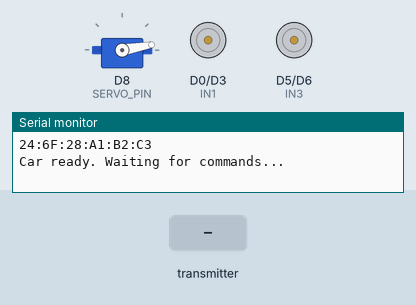
This sketch was run on a simulated ESP8266 (NodeMCU). On the bench: servo, motor-driver pin pairs drawn as motors (green arrow = first pin HIGH = forward, orange = second pin HIGH = backward, longer = more drive, scaled by the enable pin), the last lines printed to the serial monitor. Inputs (shaded band) come from the test bench.

Above: at 1.2 s.
1.3 s: the transmitter starts sending throttle = 256
At 2.0 s:
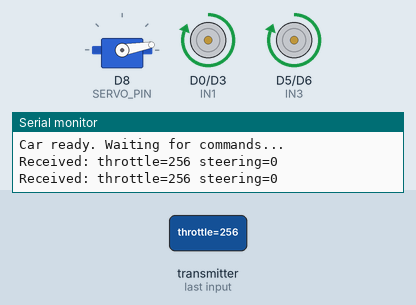
2.8 s: the transmitter starts sending steering = 256
At 3.4 s:
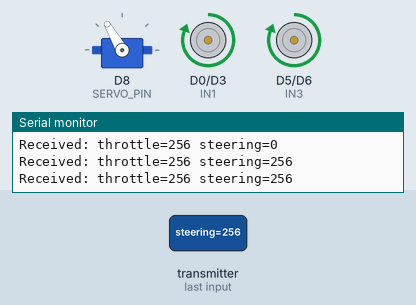
4.3 s: the transmitter starts sending throttle = 0
At 4.7 s:
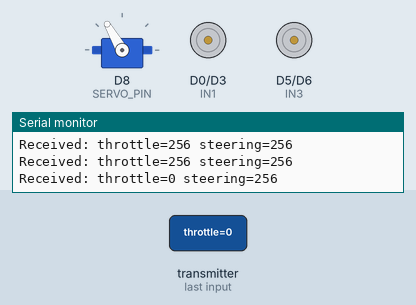
5.8 s: the transmitter starts sending throttle = 512
At 7.0 s:
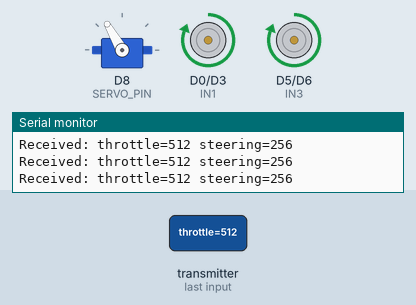
7.3 s: the transmitter starts sending steering = 0
At 8.6 s:
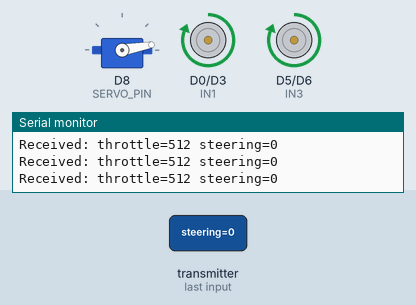
Timing chart, 0 to 9.8 s (numbered marks = the images above; inputs shaded):
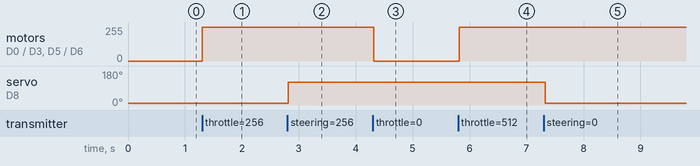

Measured:
- after the input at 1.3 s, motor on D0 (IN1) / D3 (IN2), motor on D5 (IN3) / D6 (IN4): stopped → forward 255/255 at once
- after the input at 2.8 s, servo on D8 (SERVO_PIN): 10° → 120° at once
- after the input at 4.3 s, motor on D0 (IN1) / D3 (IN2), motor on D5 (IN3) / D6 (IN4): forward 255/255 → stopped at once
- after the input at 5.8 s, motor on D0 (IN1) / D3 (IN2), motor on D5 (IN3) / D6 (IN4): stopped → forward 255/255 at once
- after the input at 7.3 s, servo on D8 (SERVO_PIN): 120° → 10° at once

The sketch:

car_firm.ino
```cpp
#include <ESP8266WiFi.h>
#include <espnow.h>
#include <Servo.h>

// --------------------- CONTROL & TELEMETRY STRUCTS ---------------------
typedef struct {
  int throttle;
  int steering;
} ControlPacket;

typedef struct {
  float ax, ay, az;
  float gx, gy, gz;
} TelemetryPacket;

ControlPacket controlData;
uint8_t controllerMAC[] = {0x00, 0x00, 0x00, 0x00, 0x00, 0x00}; // Replace with your ESP32 MAC

// --------------------- HARDWARE SETUP ---------------------
// Motor A pins
const int ENA = D2; // PWM pin for Motor A
const int IN1 = D0;
const int IN2 = D3;

// Motor B pins
const int ENB = D7; // PWM pin for Motor B
const int IN3 = D5;
const int IN4 = D6;

// Servo pin
const int SERVO_PIN = D8;
Servo steeringServo;

// Servo positions
int leftMax = 10;
int rightMax = 120;
int centerPos = 68;

// --------------------- SETUP ---------------------
void setup() {
  Serial.begin(115200);

  // WiFi & ESP-NOW init
  WiFi.mode(WIFI_STA);
  WiFi.disconnect();
  if (esp_now_init() != 0) {
    Serial.println("ESP-NOW init failed!");
    return;
  }

  esp_now_set_self_role(ESP_NOW_ROLE_COMBO);
  esp_now_register_recv_cb(onDataRecv);
  esp_now_add_peer(controllerMAC, ESP_NOW_ROLE_COMBO, 1, NULL, 0);

  Serial.println(WiFi.macAddress());

  // Motor pins
  pinMode(ENA, OUTPUT); pinMode(IN1, OUTPUT); pinMode(IN2, OUTPUT);
  pinMode(ENB, OUTPUT); pinMode(IN3, OUTPUT); pinMode(IN4, OUTPUT);

  // Servo
  steeringServo.attach(SERVO_PIN);
  steeringServo.write(centerPos);

  Serial.println("Car ready. Waiting for commands...");
}

// --------------------- LOOP ---------------------
void loop() {
  applyControl();

  // Fake telemetry (all zeroes)
  TelemetryPacket telemetry = {0, 0, 0, 0, 0, 0};
  esp_now_send(controllerMAC, (uint8_t *)&telemetry, sizeof(telemetry));
  delay(100);  // Adjust telemetry rate as needed
}

// --------------------- CONTROL ---------------------
void onDataRecv(uint8_t *mac, uint8_t *incomingData, uint8_t len) {
  memcpy(&controlData, incomingData, sizeof(controlData));
  Serial.printf("Received: throttle=%d steering=%d\n", controlData.throttle, controlData.steering);
}

void applyControl() {
  int throttle = controlData.throttle;
  int steering = controlData.steering;

  // Motor A
  if(throttle > 0){
    digitalWrite(IN1, HIGH);
    digitalWrite(IN2, LOW);
    digitalWrite(IN3, HIGH);
    digitalWrite(IN4, LOW);
  }else{
    digitalWrite(IN1, LOW);
    digitalWrite(IN2, HIGH);
    digitalWrite(IN3, LOW);
    digitalWrite(IN4, HIGH);
  }
  analogWrite(ENA, throttle);
  analogWrite(ENB, throttle);


  // Servo
  steeringServo.write(constrain(steering, leftMax, rightMax));
}

//stearing automatic control 
```
